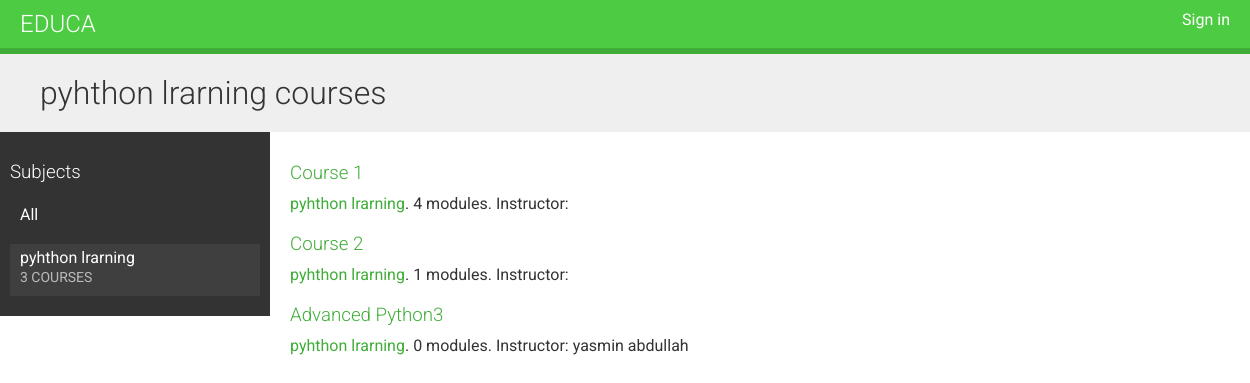
The page /course/subject/pyhthon-lrarning/ on the database as committed earlier.
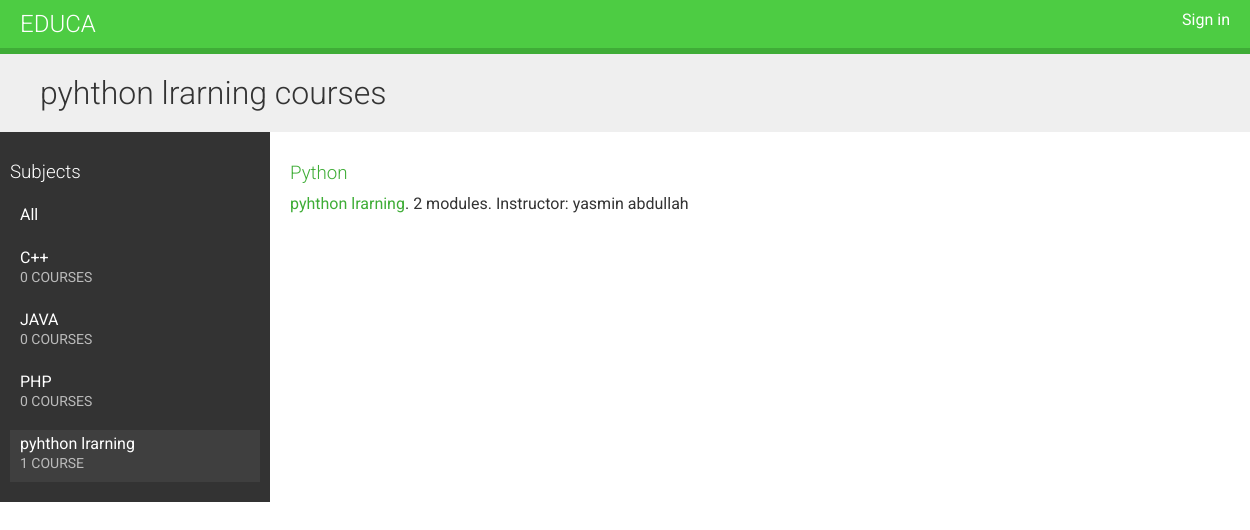
The same page on the database as committed later.
### courses/models.py (models this page shows, shortened)
class Subject(models.Model):
    title = models.CharField(max_length=200)
    slug = models.SlugField(max_length=200, unique=True)
    class Meta:
        ordering = ['title']
    def __str__(self):
        return self.title

class Course(models.Model):
    owner = models.ForeignKey(User,
                              related_name='courses_created',
                              on_delete=models.CASCADE)
    subject = models.ForeignKey(Subject,
                                related_name='courses',
                                on_delete=models.CASCADE)
    title = models.CharField(max_length=200)
    slug = models.SlugField(max_length=200, unique=True)
    overview = models.TextField()
    created = models.DateTimeField(auto_now_add=True)
    students = models.ManyToManyField(User,related_name='courses_joined',blank=True)
    class Meta:
        ordering = ['-created']

### courses/views.py (the view)
# urls.py: path('', CourseListView.as_view(), name='course_list'),
class CourseListView(TemplateResponseMixin, View):
    model = Course
    template_name = 'courses/course/list.html'
    def get(self, request, subject=None):
        subjects = Subject.objects.annotate(
        total_courses=Count('courses'))
        courses = Course.objects.annotate(
        total_modules=Count('modules'))
        if subject:
            subject = get_object_or_404(Subject, slug=subject)
        courses = courses.filter(subject=subject)
        return self.render_to_response({'subjects': subjects,
        'subject': subject,
        'courses': courses})

### courses/templates/courses/course/list.html (shortened to what this page needs)
{% extends "base.html" %}
{% block content %}
  <h1>
    {% if subject %}
      {{ subject.title }} courses
    {% else %}
      All courses
    {% endif %}
  </h1>
  <div class="contents">
    <h3>Subjects</h3>
    <ul id="modules">
      <li {% if not subject %}class="selected"{% endif %}>
        <a href="{% url "course_list" %}">All</a>
      </li>
      {% for s in subjects %}
        <li {% if subject == s %}class="selected"{% endif %}>
          <a href="{% url "course_list_subject" s.slug %}">
            {{ s.title }}
            <br>
            <span>{{ s.total_courses }} course{{ s.total_courses|pluralize }}</span>
          </a>
        </li>
      {% endfor %}
    </ul>
  </div>
  <div class="module">
    {% for course in courses %}
      {% with subject=course.subject %}
        <h3>
          <a href="{% url "course_detail" course.slug %}">
            {{ course.title }}
          </a>
        </h3>
        <p>
          <a href="{% url "course_list_subject" subject.slug %}">{{ subject }}</a>.
            {{ course.total_modules }} modules.
            Instructor: {{ course.owner.get_full_name }}
        </p>
      {% endwith %}
    {% endfor %}
  </div>
{% endblock %}

### courses/templates/base.html (shortened to what this page needs)
{% load static %}
<!DOCTYPE html>
<html>
  <head>
    <link href="{% static "css/base.css" %}" rel="stylesheet">
  </head>
  <body>
    <div id="header">
      <a href="/" class="logo">Educa</a>
      <ul class="menu">
        {% if request.user.is_authenticated %}
        <li>
          <form action="{% url 'logout' %}" method="post" style="display:inline;">
            {% csrf_token %}
            <button type="submit" style="background:none;border:none;color:blue;cursor:pointer;">
              Sign out
            </button>
          </form>
        </li>
        {% else %}
          <li><a href="{% url "login" %}">Sign in</a></li>
        {% endif %}
      </ul>
    </div>
    <div id="content">
      {% block content %}
      {% endblock %}
      </div>
  </body>
</html>

### courses/static/css/base.css (style rules this page uses)
body { margin:0; font-family:'Roboto', sans-serif; font-weight:400; color:#333; }
a { color:#3fad37; text-decoration:none; }
ul { float:left; }
h1, h2, h3, h4, h5, h6 { font-family:'Roboto', sans-serif; font-weight:300; }
h1 { background:#efefef; width:100%; overflow:auto; padding:20px 0 20px 40px; margin:0; }
.module { padding:10px 20px; float:left; width:600px; }
.module h3 { margin:20px 0 0; padding:0; width:100%; }
.module p { margin:10px 0 20px; width:100%; float:left; }
#header { background:#4dcc43; overflow:auto; padding:10px 20px; border-bottom:6px solid #3fad37; }
#header .logo { text-decoration:none; font-family:'Roboto', sans-serif; font-weight:300; text-transform:uppercase; font-size:24px; color:#fff; float:left; }
#header a { color:#fff; }
#header .menu { list-style:none; float:right; margin:0; padding:0; }
.contents { width:20%; padding:10px; float:left; background:#333; color: #fff; font-family:'Roboto', sans-serif; }
.contents ul { list-style:none; margin:0; padding:0; width:100%; }
.contents ul li { margin:0 0 10px 0; padding:4px 10px 10px; overflow:auto; cursor:move; }
.contents ul li.selected { background:#3f3f3f; }
.contents ul span { text-transform:uppercase; color:#bbb; font-size:14px; }
.contents ul a { display:block; color:#fff; text-decoration:none; }

Rows that differ between the two databases and show on the page:
removed Course: title "Course 1", subject "pyhthon lrarning", total_modules "4"
removed Course: title "Course 2", subject "pyhthon lrarning", total_modules "1"
removed Course: title "Advanced Python3", subject "pyhthon lrarning", total_modules "0", owner.get_full_name "yasmin abdullah"
computed for Subject "pyhthon lrarning": total_courses "3" → "1"
added Subject: title "C++", total_courses "0"
added Subject: title "JAVA", total_courses "0"
added Subject: title "PHP", total_courses "0"
added Course: title "Python", subject "pyhthon lrarning", total_modules "2", owner.get_full_name "yasmin abdullah"
